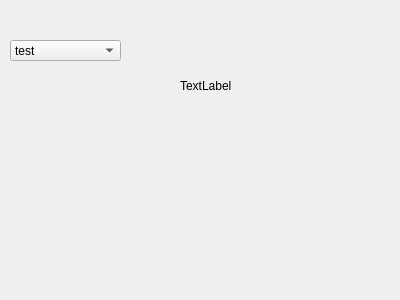
<?xml version="1.0" encoding="UTF-8"?>
<ui version="4.0">
 <class>Form</class>
 <widget class="QWidget" name="Form">
  <property name="geometry">
   <rect>
    <x>0</x>
    <y>0</y>
    <width>400</width>
    <height>300</height>
   </rect>
  </property>
  <property name="windowTitle">
   <string>Form</string>
  </property>
  <widget class="QLabel" name="image_label">
   <property name="geometry">
    <rect>
     <x>180</x>
     <y>20</y>
     <width>211</width>
     <height>131</height>
    </rect>
   </property>
   <property name="text">
    <string>TextLabel</string>
   </property>
  </widget>
  <widget class="QComboBox" name="comboBox">
   <property name="geometry">
    <rect>
     <x>10</x>
     <y>40</y>
     <width>111</width>
     <height>21</height>
    </rect>
   </property>
   <item>
    <property name="text">
     <string>test</string>
    </property>
   </item>
  </widget>
 </widget>
 <resources/>
 <connections/>
</ui>
